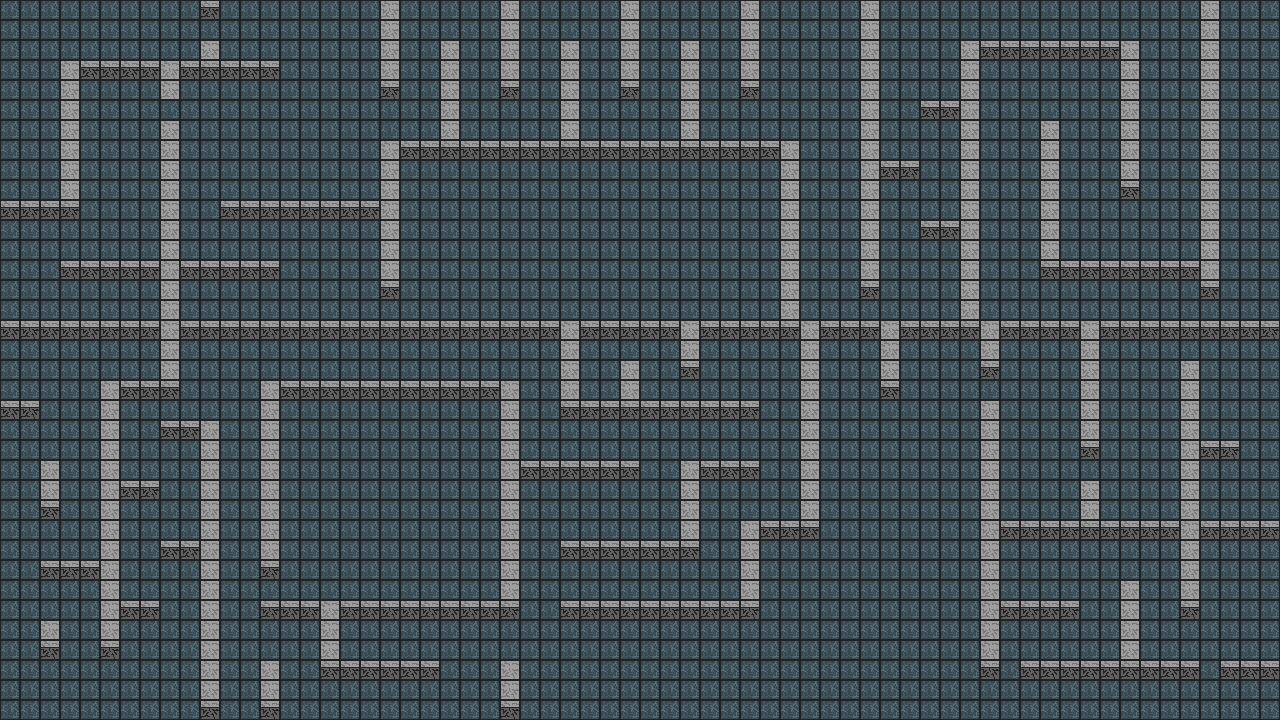

A level layout from a 2D game, rendered from its tile map. Below: a short description, then the map file with tile-grid data replaced by summaries:
An orthogonal 64x36 tile map with 20x20 px tiles, 4 tile layers (Terrain, Walls, Objects, AbovePlayer), 2 tilesets and 86 objects.

<map version="1.8" tiledversion="1.8.1" orientation="orthogonal" renderorder="right-down" width="64" height="36" tilewidth="20" tileheight="20" infinite="0" nextlayerid="6" nextobjectid="204">
 <tileset firstgid="1" name="210Tileset" tilewidth="16" tileheight="16" tilecount="480" columns="20">
  <image source="../SpriteSheet/210Tileset.png" width="320" height="384" />
 </tileset>
 <tileset firstgid="481" source="new-art.tsx" />
 <layer id="1" name="Terrain" width="64" height="36">
  <data>[2304 cells, 2304 non-empty, 1 distinct tile ids]</data>
 </layer>
 <layer id="2" name="Walls" width="64" height="36">
  <data>[2304 cells, 516 non-empty, 2 distinct tile ids]</data>
 </layer>
 <layer id="3" name="Objects" width="64" height="36">
  <data>[2304 cells, 0 non-empty, 0 distinct tile ids]</data>
 </layer>
 <objectgroup id="5" name="Collisions">
  <object id="114" x="1280" y="0" width="20" height="720" />
  <object id="115" x="0" y="-20" width="1300" height="20" />
  <object id="119" x="0" y="200" width="80" height="20" />
  <object id="120" x="60" y="60" width="20" height="160" />
  <object id="121" x="60" y="60" width="220" height="20" />
  <object id="122" x="160" y="120" width="20" height="160" />
  <object id="123" x="60" y="260" width="220" height="20" />
  <object id="124" x="220" y="200" width="180" height="20" />
  <object id="125" x="380" y="140" width="20" height="140" />
  <object id="126" x="380" y="140" width="420" height="20" />
  <object id="127" x="780" y="140" width="20" height="200" />
  <object id="128" x="0" y="320" width="1280" height="20" />
  <object id="129" x="380" y="0" width="20" height="100" />
  <object id="130" x="440" y="40" width="20" height="100" />
  <object id="131" x="500" y="0" width="20" height="100" />
  <object id="132" x="560" y="40" width="20" height="100" />
  <object id="133" x="620" y="0" width="20" height="100" />
  <object id="134" x="680" y="40" width="20" height="100" />
  <object id="135" x="740" y="0" width="20" height="100" />
  <object id="136" x="860" y="0" width="20" height="280" />
  <object id="137" x="860" y="160" width="60" height="20" />
  <object id="138" x="920" y="100" width="60" height="20" />
  <object id="139" x="920" y="220" width="60" height="20" />
  <object id="140" x="960" y="40" width="20" height="280" />
  <object id="141" x="960" y="40" width="180" height="20" />
  <object id="142" x="1120" y="40" width="20" height="160" />
  <object id="143" x="1040" y="120" width="20" height="160" />
  <object id="144" x="1040" y="260" width="180" height="20" />
  <object id="145" x="1200" y="0" width="20" height="280" />
  <object id="146" x="880" y="320" width="20" height="80" />
  <object id="147" x="980" y="320" width="20" height="60" />
  <object id="148" x="680" y="320" width="20" height="60" />
  <object id="149" x="620" y="360" width="20" height="60" />
  <object id="150" x="560" y="320" width="20" height="100" />
  <object id="151" x="560" y="400" width="200" height="20" />
  <object id="152" x="800" y="320" width="20" height="220" />
  <object id="153" x="740" y="520" width="80" height="20" />
  <object id="154" x="740" y="520" width="20" height="100" />
  <object id="155" x="560" y="600" width="200" height="20" />
  <object id="156" x="680" y="460" width="80" height="20" />
  <object id="157" x="680" y="460" width="20" height="100" />
  <object id="158" x="560" y="540" width="140" height="20" />
  <object id="159" x="500" y="460" width="140" height="20" />
  <object id="160" x="500" y="380" width="20" height="240" />
  <object id="161" x="260" y="600" width="260" height="20" />
  <object id="162" x="320" y="600" width="20" height="80" />
  <object id="163" x="320" y="660" width="120" height="20" />
  <object id="164" x="500" y="660" width="20" height="60" />
  <object id="165" x="260" y="380" width="260" height="20" />
  <object id="166" x="260" y="380" width="20" height="180" />
  <object id="167" x="160" y="340" width="20" height="60" />
  <object id="168" x="100" y="380" width="80" height="20" />
  <object id="169" x="100" y="380" width="20" height="280" />
  <object id="170" x="40" y="620" width="20" height="40" />
  <object id="171" x="40" y="560" width="80" height="20" />
  <object id="172" x="40" y="460" width="20" height="60" />
  <object id="173" x="0" y="400" width="40" height="20" />
  <object id="174" x="120" y="480" width="40" height="20" />
  <object id="175" x="160" y="420" width="60" height="20" />
  <object id="176" x="200" y="420" width="20" height="300" />
  <object id="177" x="160" y="540" width="40" height="20" />
  <object id="178" x="120" y="600" width="40" height="20" />
  <object id="179" x="260" y="660" width="20" height="60" />
  <object id="180" x="980" y="420" width="20" height="260" />
  <object id="181" x="980" y="600" width="100" height="20" />
  <object id="182" x="980" y="520" width="300" height="20" />
  <object id="183" x="1080" y="320" width="20" height="140" />
  <object id="184" x="1080" y="500" width="20" height="40" />
  <object id="185" x="1040" y="660" width="140" height="20" />
  <object id="186" x="1120" y="580" width="20" height="100" />
  <object id="187" x="1180" y="380" width="20" height="240" />
  <object id="188" x="1180" y="440" width="60" height="20" />
  <object id="189" x="1220" y="660" width="60" height="20" />
  <object id="190" x="860" y="280" width="20" height="20" />
  <object id="191" x="1200" y="280" width="20" height="20" />
  <object id="192" x="1200" y="260" width="20" height="20" />
  <object id="193" x="1080" y="480" width="20" height="20" />
  <object id="194" x="980" y="400" width="20" height="20" />
  <object id="195" x="1180" y="360" width="20" height="20" />
  <object id="196" x="260" y="540" width="20" height="40" />
  <object id="197" x="200" y="0" width="20" height="20" />
  <object id="199" x="200" y="40" width="20" height="40" />
  <object id="200" x="160" y="60" width="20" height="40" />
  <object id="201" x="160" y="260" width="20" height="80" />
  <object id="202" x="1020" y="660" width="180" height="20" />
  <object id="203" x="380" y="260" width="20" height="40" />
 </objectgroup>
 <layer id="4" name="AbovePlayer" width="64" height="36">
  <data>[2304 cells, 0 non-empty, 0 distinct tile ids]</data>
 </layer>
</map>